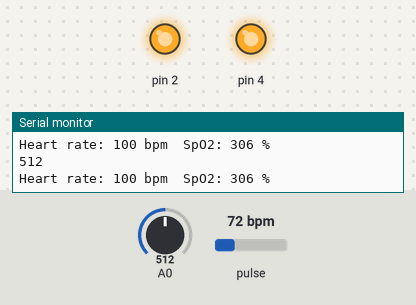
Simulated run of this sketch. Board: Arduino Uno, built with avr-gcc and run on an emulated ATmega328P. On the bench: output pins drawn as LEDs (lit = HIGH), the last lines printed to the serial monitor. The inputs (shaded band) are chosen by the test bench; at power-on: A0 = 512, pulse 72 bpm. Pins used as bus, display or sensor lines are not drawn.

Above: at 2.7 s.
2.8 s: A0 set to 23
5.8 s: A0 set to 18
At 6.2 s:
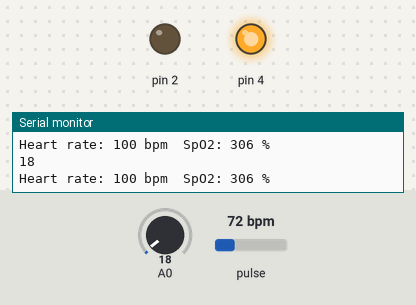
7.3 s: A0 set to 55
At 8.6 s:
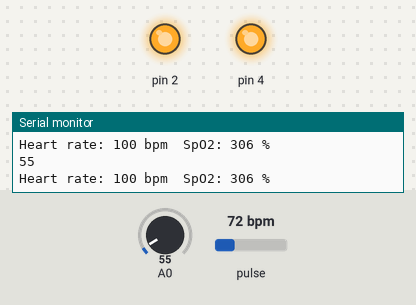
10.3 s: A0 set to 10
At 10.9 s:
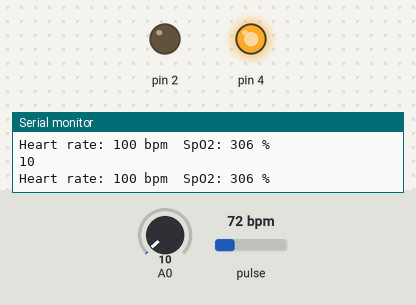
Timing chart, 0 to 13.3 s (numbered marks = the images above; inputs shaded):
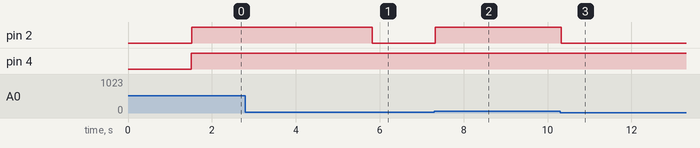

The sketch:

L_Detector_0000_Ameen.ino
```cpp
#include <Wire.h>
#include <MAX30105.h>

MAX30105 particleSensor;

void setup()
{
  Serial.begin(9600);
  pinMode(2, OUTPUT);
  pinMode(3, OUTPUT);
  pinMode(4, OUTPUT);
  //digitalWrite(2, HIGH);
  delay(500);
  //digitalWrite(3, HIGH);
  delay(500);
  //digitalWrite(4, HIGH);
  delay(500);

  // Initialize the MAX30102 sensor
  if (!particleSensor.begin(Wire, I2C_SPEED_FAST)) // Use default I2C port, 400kHz speed
  {
    Serial.println("Could not find a valid MAX30102 sensor, check wiring!");
    while (1);
  }

  particleSensor.setup(); // Configure sensor with default settings
  particleSensor.setPulseAmplitudeRed(0x0A); // Adjust the LED brightness
  particleSensor.setPulseAmplitudeGreen(0);   // Turn off Green LED
}

void loop()
{
  // Read heart rate and SpO2 values

    int hr = particleSensor.getIR()/1000;
    int spo2 = (particleSensor.getRed()/1000)*3.4;

    // Your existing code for LED control based on analogRead(A0)
    if (analogRead(A0) > 60) //red
    {
      digitalWrite(4, HIGH);
    }
    else
    {
      digitalWrite(4, LOW);
    }

    if (analogRead(A0) > 45)//yellow
    {
      digitalWrite(3, HIGH);
    }
    else
    {
      digitalWrite(3, LOW);
    }
    if (analogRead(A0) > 20)//green
    {
      digitalWrite(2, HIGH);
    }
    else
    {
      digitalWrite(2, LOW);
    }

    //

    if (hr > 85)  // hr red
    {
      digitalWrite(4, HIGH);
    }
    else
    {
      digitalWrite(4, LOW);
    }

    if (hr > 80 && hr <84) //hr yellow
    {
      digitalWrite(3, HIGH);
    }
    else
    {
      digitalWrite(3, LOW);
    }
    // Print values to Serial Monitor
    Serial.print("Heart rate: ");
    Serial.print(hr);
    Serial.print(" bpm\t");

    Serial.print("SpO2: ");
    Serial.print(spo2);
    Serial.println(" %");

    // Add code here to plot the values on a graph (using a plotting library or tool)


  // Your existing code for printing analogRead(A0)
  Serial.println(analogRead(A0));
  delay(20);
}
```

Measured:
- the behaviour switches between 21 and 20 on A0 (found by bisection; images 0 and 1)
- after the input at 5.8 s, pin 2: HIGH → LOW at once
- after the input at 7.3 s, pin 2: LOW → HIGH at once
- after the input at 10.3 s, pin 2: HIGH → LOW at once
